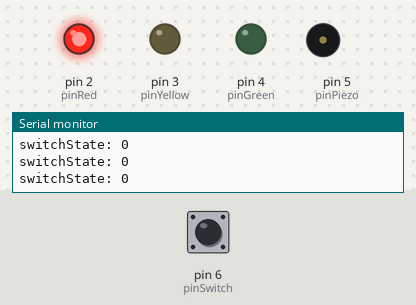
Simulated run of this sketch. Board: Arduino Uno, built with avr-gcc and run on an emulated ATmega328P. Parts: output pins drawn as LEDs (lit = HIGH), buzzer (waves = sounding), the last lines printed to the serial monitor. The inputs (shaded band) are chosen by the test bench; at power-on: pin 6 (pinSwitch) LOW.

Above: at 3.2 s.
3.3 s: pin 6 (pinSwitch) pulled HIGH for 0.15 s
At 4.6 s:
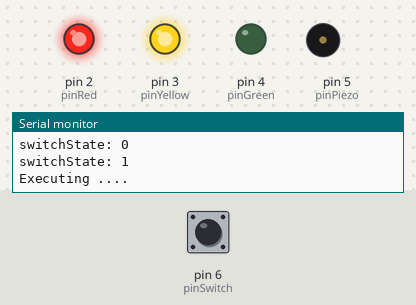
At 6.1 s:
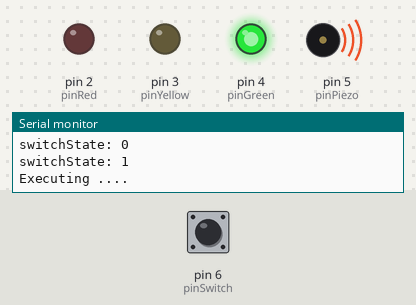
Timing chart, 0 to 16.8 s (numbered marks = the images above; inputs shaded):
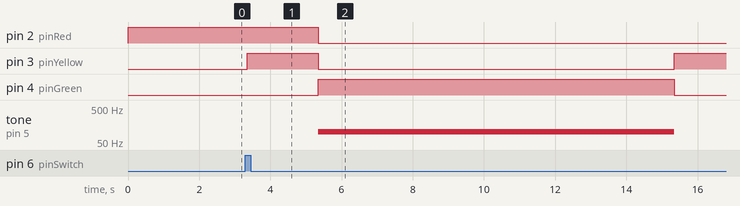

The sketch:

traffic_light.ino
```cpp
const int pinRed = 2;
const int pinYellow = 3;
const int pinGreen = 4;
const int pinPiezo = 5;
const int pinSwitch = 6;

int status = 0; //stop = 0, stop_to_go = 1, go = 2, go_to_stop = 3
int switchState = 0;
int delayInMillis = 2000;


void setup() {
    Serial.begin(9600);
    pinMode(2, OUTPUT);
    pinMode(3, OUTPUT);
    pinMode(4, OUTPUT);
    pinMode(5, OUTPUT);
    pinMode(6, INPUT);

    stop();
}

void loop() {
    switchState = digitalRead(pinSwitch);

    Serial.print("switchState: ");
    Serial.println(switchState);

    if (switchState) {
        Serial.println("Executing ....");
        stopToGo();
        go();
        goToStop();
        stop();
    }
}

void stop() {
    digitalWrite(pinRed, HIGH);
    digitalWrite(pinYellow, LOW);
    digitalWrite(pinGreen, LOW);
    noTone(pinPiezo);
    delay(delayInMillis);
}


void stopToGo() {
    digitalWrite(pinRed, HIGH);
    digitalWrite(pinYellow, HIGH);
    digitalWrite(pinGreen, LOW);
    noTone(pinPiezo);
    delay(delayInMillis);
}

void go() {
    digitalWrite(pinRed, LOW);
    digitalWrite(pinYellow, LOW);
    digitalWrite(pinGreen, HIGH);
    tone(pinPiezo, 100);
    delay(delayInMillis * 5);
}

void goToStop() {
    digitalWrite(pinRed, LOW);
    digitalWrite(pinYellow, HIGH);
    digitalWrite(pinGreen, LOW);
    noTone(pinPiezo);
    delay(delayInMillis);
}
```

Measured:
- after the input at 3.3 s, pin 2 (pinRed): HIGH → LOW after 2.0 s; pin 3 (pinYellow): LOW → HIGH after 0.05 s, → LOW 2.0 s later, → HIGH 10.0 s later; pin 4 (pinGreen): LOW → HIGH after 2.0 s, → LOW 10.0 s later; tone on pin 5 (pinPiezo): silent → 100 Hz after 2.0 s, → silent 10.0 s later
